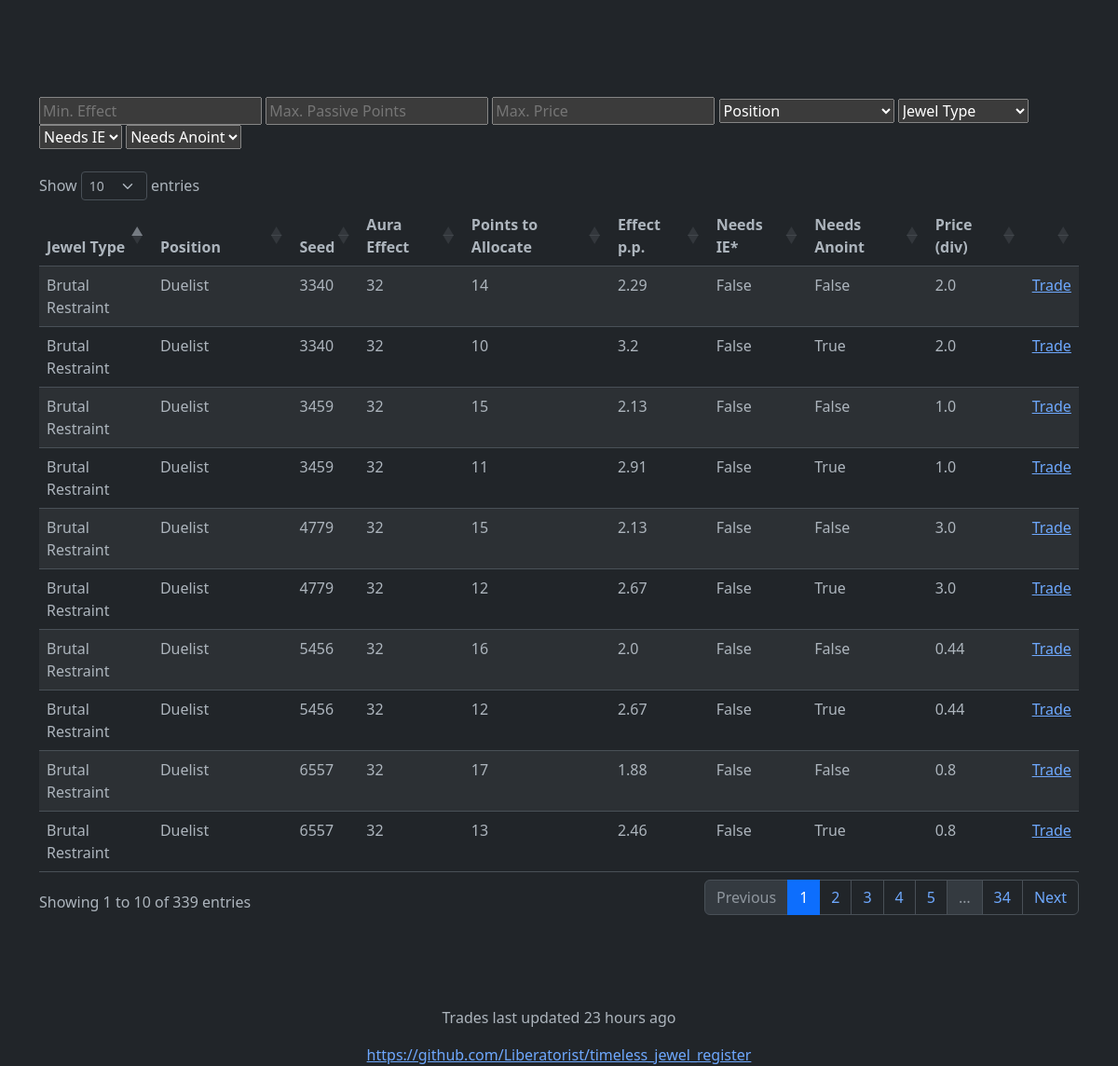
Before: / with the older database file.
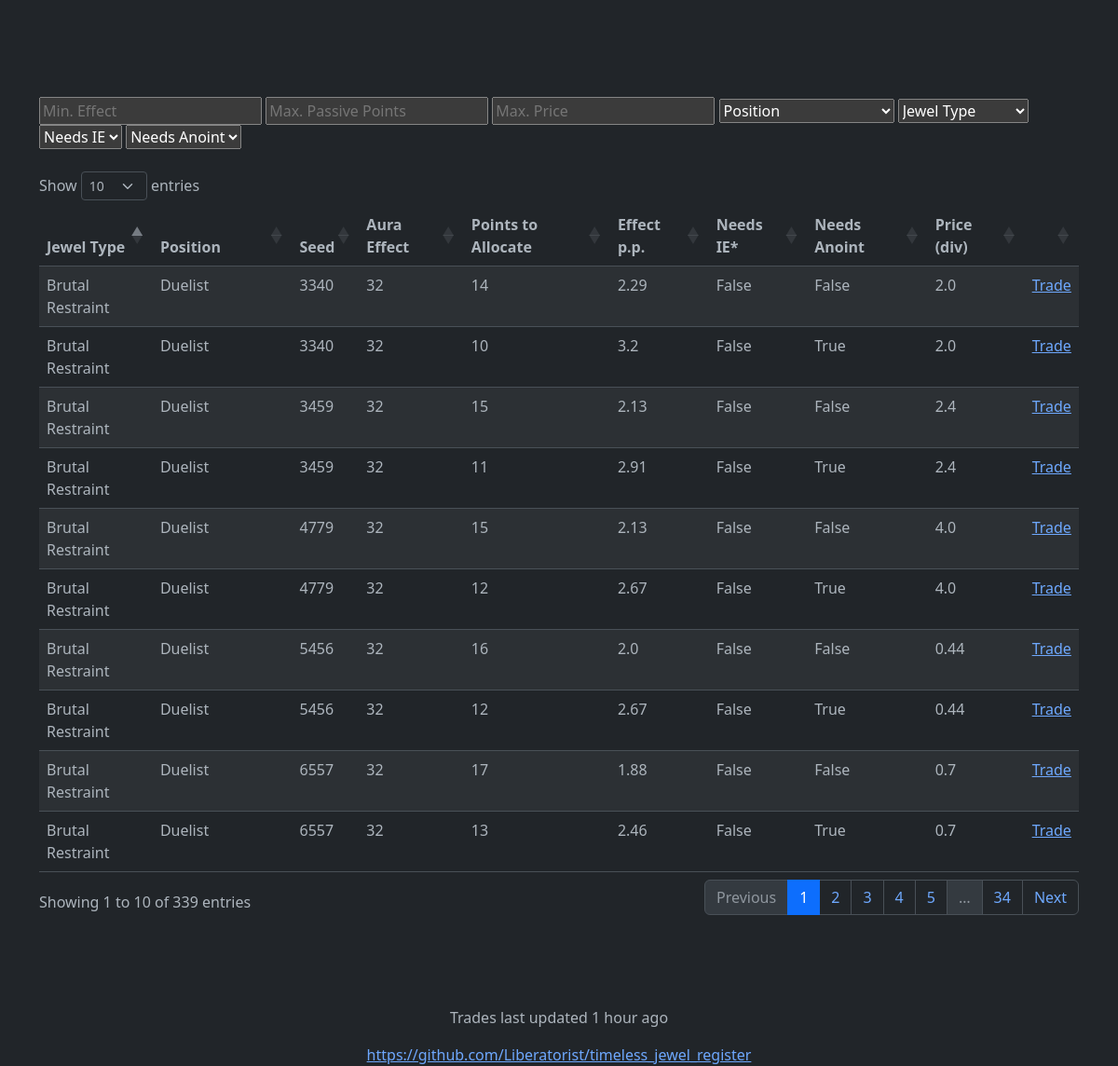
After: the same page with the newer database file.
### tables this page shows
CREATE TABLE JEWEL (
                id INTEGER NOT NULL PRIMARY KEY AUTOINCREMENT,
                seed INTEGER NOT NULL,
                type TEXT NOT NULL,
                version TEXT,
                position TEXT NOT NULL,
                effect INTEGER NOT NULL,
                points_base INTEGER,
                points_to_jewel INTEGER,
                points_w_anoint INTEGER,
                points_w_ie INTEGER,
                url_hash TEXT,
                last_queried TEXT,
                price REAL
            );

### main.py (the view)
@app.route('/')
def endpoint():
    return render_template("basic_table.html", table=get_all_jewels(), last_update=get_last_update())

### main.py (called while the page is built)
def get_human_readable_time_diff(last_date):
    diff = (datetime.utcnow() - datetime.strptime(last_date, '%Y-%m-%d %H:%M:%S.%f')).seconds
    if (seconds := diff) < 60:
        return f"{seconds} second{'s' if seconds > 1 else ''} ago"
    elif (minutes := round(diff / 60)) < 60:
        return f"{minutes} minute{'s' if minutes > 1 else ''} ago"
    elif (hours := round(minutes / 60)) < 24:
        return f"{hours} hour{'s' if hours > 1 else ''} ago"
    days = round(hours / 24)
    return f"{days} day{'s' if round(days) > 1 else ''} ago"

def get_last_update():
    con = sl.connect('jewels.db')
    with con:
        for update in con.execute("SELECT time FROM LAST_UPDATE"):
            return get_human_readable_time_diff(update[0])

def get_all_jewels():
    jewels = []
    con = sl.connect('jewels.db')
    with con:
        for jewel_data in con.execute("SELECT * FROM JEWEL"):
            jewel = Jewel(*jewel_data)
            base = [jewel.type, jewel.position, jewel.seed, jewel.effect, jewel.url_hash,
                    jewel.last_queried, jewel.price, jewel.points_to_jewel]
            if jewel.points_base != "":
                jewels.append(JewelOut(*base, jewel.points_base, False, False))
            if jewel.points_w_ie != "":
                jewels.append(JewelOut(*base, jewel.points_w_ie, True, False))
            if jewel.points_w_anoint != "":
                jewels.append(JewelOut(*base, jewel.points_w_anoint, False, True))
    return jewels

### templates/basic_table.html (shortened to what this page needs)
{% extends "base.html" %}
{% block content %}
  <input type="search" id="min_effect" name="min_effect" placeholder="Min. Effect">
  <input type="search" id="max_points" name="max_points" placeholder="Max. Passive Points">
  <input type="search" id="max_price" name="max_price" placeholder="Max. Price">
  <select id="position" name="position">
        <option value="none" selected disabled hidden>Position</option>
  </select>
  <select id="jewel" name="jewel">
        <option value="none" selected disabled hidden>Jewel Type</option>
  </select>
  <select id="ie" name="ie">
        <option value="none" selected disabled hidden>Needs IE</option>
  </select>
  <select id="anoint" name="anoint">
        <option value="none" selected disabled hidden>Needs Anoint</option>
  </select>
<br><br>
<table id="data" class="table table-striped" style="width:100%">
    <thead>
      <tr>
        <th>Jewel Type</th>
        <th>Position</th>
        <th>Seed</th>
        <th>Aura Effect</th>
        <th>Points to Allocate</th>
        <th>Effect p.p.</th>
        <th>Needs IE*</th>
        <th>Needs Anoint</th>
        <th>Price (div)</th>
        <th></th>
      </tr>
    </thead>
    <tbody>
      {% for jewel in table %}
        <tr>
          <td>{{ jewel.type }}</td>
          <td>{{ jewel.position }}</td>
          <td>{{ jewel.seed }}</td>
          <td>{{ jewel.effect }}</td>
          <td>{{ jewel.total_points }}</td>
          <td>{{ jewel.effect_pp }}</td>
          <td>{{ jewel.ie }}</td>
          <td>{{ jewel.anoint }}</td>
          <td>{{ jewel.price }}</td>
          <td><a href="{{ jewel.url }}" target="_blank"> Trade </a></td>
        </tr>
      {% endfor %}
    </tbody>
</table>
{% endblock %}

### templates/base.html (shortened to what this page needs)
<!doctype html>
<html  lang="en" data-bs-theme="dark">
  <head>
    <link href="https://cdn.jsdelivr.net/npm/bootstrap@5.3.0-alpha3/dist/css/bootstrap.min.css" rel="stylesheet">
    <link rel="stylesheet" type="text/css" href="https://cdn.datatables.net/1.10.25/css/dataTables.bootstrap5.css">
  </head>
  <body>
    <div class="container">
      <h1>{{ title }}</h1>
      <br> <br> <br> <br>
      {% block content %}{% endblock %}
    </div>
  </body>
  <br><br><br><br>
  <footer style="text-align: center">
        <p> Trades last updated {{last_update}} </p>
    <a href="https://github.com/Liberatorist/timeless_jewel_register"> https://github.com/Liberatorist/timeless_jewel_register </a>
  </footer>
</html>

Changed rows visible on the page:
changed JEWEL (number 2 of 5 on the later page): price "1.0" → "2.4"
changed JEWEL (number 3 of 5 on the later page): price "3.0" → "4.0"
changed JEWEL (number 5 of 5 on the later page): price "0.8" → "0.7"
Other visible differences:
{{ last_update }}: "23 hours ago" → "1 hour ago"
